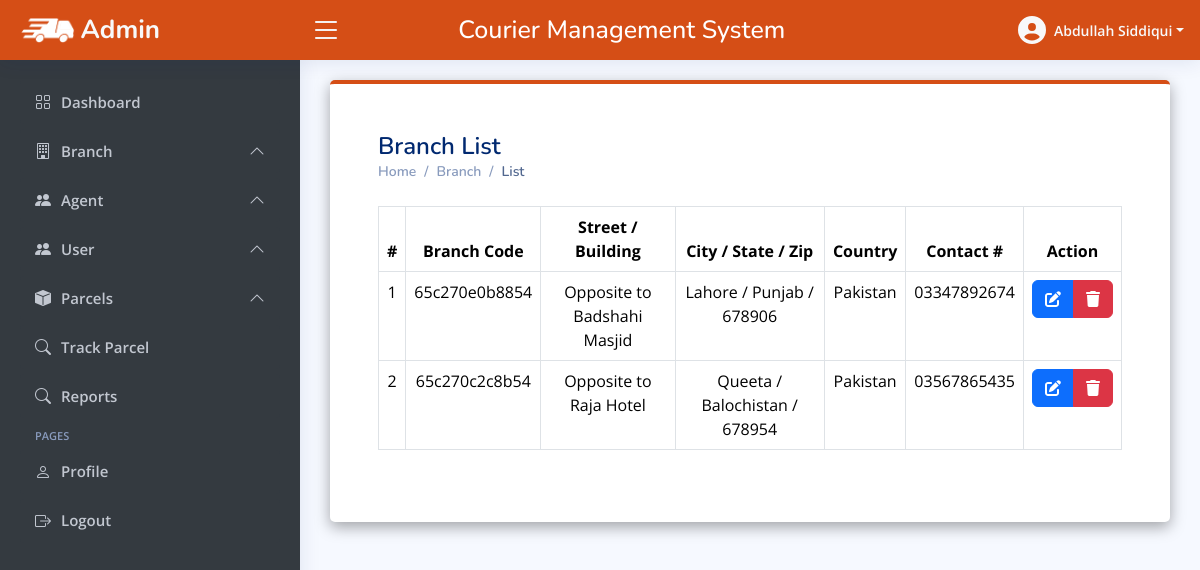
The app's page /admin/branch_list.php (signed in) with its own data.
### tables this page shows
CREATE TABLE `branches` (
  `id` int(30) NOT NULL,
  `branch_code` varchar(255) NOT NULL,
  `street` text NOT NULL,
  `city` text NOT NULL,
  `state` text NOT NULL,
  `zip_code` varchar(255) NOT NULL,
  `country` text NOT NULL,
  `contact` varchar(255) NOT NULL,
  `date_created` datetime NOT NULL DEFAULT current_timestamp()
);

### admin/branch_list.php (the view, shortened to what this page needs)
<?php
if(isset($_SESSION['email'])){
include("header.php");
include("topbar.php");
include("sidebar.php");
require("../include/connection.php");
$read = "SELECT * FROM `branches` ORDER BY id DESC;";
$result = mysqli_query($connection,$read);
if($result){
?>
<head>
</head>
  <main id="main" class="main">
  <section class="p-5" style="background-color: white; border-top: 4px solid #D54E16; border-radius: 5px; box-shadow: rgba(0, 0, 0, 0.35) 0px 5px 15px;">
    <div class="pagetitle">
      <h1>Branch List</h1>
      <nav>
        <ol class="breadcrumb">
          <li class="breadcrumb-item"><a href="index.php">Home</a></li>
          <li class="breadcrumb-item">Branch</li>
          <li class="breadcrumb-item active">List</li>
        </ol>
      </nav>
    </div>
    <section class="section my-4">
      <div class="col-lg-12">
        <table class="table table-bordered text-center">
          <thead>
            <tr>
              <th scope="col">#</th>
              <th scope="col">Branch Code</th>
			        <th scope="col">Street / Building</th>
			        <th scope="col">City / State / Zip</th>
			        <th scope="col">Country</th>
			        <th scope="col">Contact #</th>
			        <th scope="col">Action</th>
            </tr>
          </thead>
          <tbody  id="branch_tablebody">
            <?php
              if(mysqli_num_rows($result) > 0){
              $i=1;
                while($row = mysqli_fetch_assoc($result)){
                  echo "<tr>
                    <td>".$i."</td>
                    <td>".$row["branch_code"]."</td>
                    <td>".$row["street"]."</td>
                    <td>".$row["city"]." / ".$row["state"]." / ".$row["zip_code"]."</td>
                    <td>".$row["country"]."</td>
                    <td>".$row["contact"]."</td>
                    <td class='text-center'>
                    <div class='btn-group'>
                      <a href='update_branch.php?branch_id=".$row["id"]."' class='btn btn-primary btn-flat'><i class='fas fa-edit'></i></a>
                      <a href='delete_branch.php?branch_id=".$row["id"]."' class='btn btn-danger btn-flat'><i class='fas fa-trash'></i></a>
                    </div>
                    </td>
                  </tr>";
                  $i++;
                }
              }
              ?>
          </tbody>
        </table>
        <?php
          }
        ?>
      </div>
    </section>
    </section>
  </main>
  <?php
include("footer.php");
}
else{
  header("location: login.php");
}
?>

### admin/header.php (shortened to what this page needs)
<!DOCTYPE html>
<html lang="en">
<head>
  <link href="assets/vendor/bootstrap/css/bootstrap.min.css" rel="stylesheet">
  <link href="assets/vendor/bootstrap-icons/bootstrap-icons.css" rel="stylesheet">
  <link href="assets/vendor/boxicons/css/boxicons.min.css" rel="stylesheet">
  <link href="assets/vendor/quill/quill.snow.css" rel="stylesheet">
  <link href="assets/vendor/quill/quill.bubble.css" rel="stylesheet">
  <link href="assets/vendor/remixicon/remixicon.css" rel="stylesheet">
  <link href="assets/vendor/simple-datatables/style.css" rel="stylesheet">
  <link rel="stylesheet" href="https://cdnjs.cloudflare.com/ajax/libs/font-awesome/6.5.1/css/all.min.css" />
  <link href="assets/css/style.css" rel="stylesheet">
</head>
<body>

### admin/topbar.php (shortened to what this page needs)
<?php
include("header.php");
require("../include/connection.php");
$read = "SELECT * FROM `admin`;";
$result_read = mysqli_query($connection,$read);
if($result_read){
    $row = mysqli_fetch_assoc($result_read);
    $firstname = $row["firstname"];
    $lastname = $row["lastname"];
}
?>
<head>
<link rel="stylesheet" href="https://cdnjs.cloudflare.com/ajax/libs/sweetalert2/11.0.18/sweetalert2.min.css" />
</head>
<header id="header" class="header fixed-top d-flex align-items-center">
<div class="d-flex align-items-center justify-content-between">
  <a href="index.php" class="logo d-flex align-items-center">
    <img src="assets/EXpress Delivery (5).png" alt="">
    <span class="d-none d-lg-block text-light">Admin</span>
  </a>
  <i class="bi bi-list toggle-sidebar-btn text-light"></i>
</div>
<div class="mx-auto mt-2">
  <h2 class="heading">Courier Management System</h2>
</div>
<nav class="header-nav ms-auto">
  <ul class="d-flex align-items-center">
    <li class="nav-item dropdown pe-3">
      <a class="nav-link nav-profile d-flex align-items-center pe-0" href="#" data-bs-toggle="dropdown">
      <i class="fa-solid fa-circle-user fs-3 text-light"></i>
        <span class="d-none d-md-block dropdown-toggle ps-2 text-light"><?= $firstname.' '.$lastname ?></span>
      </a>
    </li>
  </ul>
</nav>
</header>

### admin/sidebar.php (shortened to what this page needs)
<?php
include("header.php");
?>
  <aside id="sidebar" class="sidebar">
    <ul class="sidebar-nav" id="sidebar-nav">
      <li class="nav-item">
        <a class="nav-link" href="index.php" style="background-color: #343A40 !important; color: #c2c7d0 !important;">
          <i class="bi bi-grid" style="color: #c2c7d0 !important;"></i>
          <span>Dashboard</span>
        </a>
      </li>
      <li class="nav-item">
        <a class="nav-link" data-bs-target="#branches" data-bs-toggle="collapse" href="#" style="background-color: #343A40 !important; color: #c2c7d0 !important;">
          <i class="bi bi-building" style="color: #c2c7d0 !important;"></i><span>Branch</span><i class="bi bi-chevron-down ms-auto" style="color: #c2c7d0 !important;"></i>
        </a>
      </li>
      <li class="nav-item">
        <a class="nav-link" data-bs-target="#agent" data-bs-toggle="collapse" href="#" style="background-color: #343A40 !important; color: #c2c7d0 !important;">
          <i class="bi bi-people-fill" style="color: #c2c7d0 !important;"></i><span>Agent</span><i class="bi bi-chevron-down ms-auto" style="color: #c2c7d0 !important;"></i>
        </a>
      </li>
      <li class="nav-item">
        <a class="nav-link" data-bs-target="#user" data-bs-toggle="collapse" href="#" style="background-color: #343A40 !important; color: #c2c7d0 !important;">
          <i class="bi bi-people-fill" style="color: #c2c7d0 !important;"></i><span>User</span><i class="bi bi-chevron-down ms-auto" style="color: #c2c7d0 !important;"></i>
        </a>
      </li>
      <li class="nav-item">
        <a class="nav-link" data-bs-target="#parcel" data-bs-toggle="collapse" href="#" style="background-color: #343A40 !important; color: #c2c7d0 !important;">
          <i class="bi bi-box-fill" style="color: #c2c7d0 !important;"></i><span>Parcels</span><i class="bi bi-chevron-down ms-auto" style="color: #c2c7d0 !important;"></i>
        </a>
      </li>
      <li class="nav-item">
        <a class="nav-link" href="track.php" style="background-color: #343A40 !important; color: #c2c7d0 !important;">
          <i class="bi bi-search" style="color: #c2c7d0 !important;"></i>
          <span>Track Parcel</span>
        </a>
      </li>
      <li class="nav-item">
        <a class="nav-link" href="reports.php" style="background-color: #343A40 !important; color: #c2c7d0 !important;">
          <i class="bi bi-search" style="color: #c2c7d0 !important;"></i>
          <span>Reports</span>
        </a>
      </li>
      <li class="nav-heading">Pages</li>
      <li class="nav-item">
        <a class="nav-link" href="profile.php" style="background-color: #343A40 !important; color: #c2c7d0 !important;">
          <i class="bi bi-person" style="color: #c2c7d0 !important;"></i>
          <span>Profile</span>
        </a>
      </li>
      <li class="nav-item">
        <a class="nav-link logout" href="#" style="background-color: #343A40 !important; color: #c2c7d0 !important;">
        <i class="bi bi-box-arrow-right" style="color: #c2c7d0 !important;"></i>
          <span>Logout</span>
        </a>
      </li>
    </ul>
  </aside>

### admin/footer.php (shortened to what this page needs)
</body>
</html>

### admin/assets/css/style.css (style rules this page uses)
:root { scroll-behavior: smooth; }
body { font-family: "Open Sans", sans-serif; background: #f6f9ff; color: #444444; }
a { color: #4154f1; text-decoration: none; }
h1, h2, h3, h4, h5, h6 { font-family: "Nunito", sans-serif; }
#main { margin-top: 60px; padding: 20px 30px; transition: all 0.3s; }
.pagetitle { margin-bottom: 10px; }
.pagetitle h1 { font-size: 24px; margin-bottom: 0; font-weight: 600; color: #012970; }
.breadcrumb { font-size: 14px; font-family: "Nunito", sans-serif; color: #899bbd; font-weight: 600; }
.breadcrumb a { color: #899bbd; transition: 0.3s; }
.breadcrumb .breadcrumb-item::before { color: #899bbd; }
.breadcrumb .active { color: #51678f; font-weight: 600; }
.logo { line-height: 1; }
@media (min-width: 1200px) { .logo { width: 280px; } }
.logo img { max-height: 26px; margin-right: 6px; }
.logo span { font-size: 26px; font-weight: 700; color: #012970; font-family: "Nunito", sans-serif; }
.header { transition: all 0.5s; z-index: 997; height: 60px; box-shadow: 0px 2px 20px rgba(1, 41, 112, 0.1); background-color: #fff; padding-left: 20px; }
.header .toggle-sidebar-btn { font-size: 32px; padding-left: 10px; cursor: pointer; color: #012970; }
.header-nav ul { list-style: none; }
.header-nav>ul { margin: 0; padding: 0; }
.header-nav .nav-profile { color: #012970; }
.header-nav .nav-profile span { font-size: 14px; font-weight: 600; }
.sidebar { position: fixed; top: 60px; left: 0; bottom: 0; width: 300px; z-index: 996; transition: all 0.3s; padding: 20px; overflow-y: auto; scrollbar-width: thin; scrollbar-color: #aab7cf transparent; box-shadow: 0px 0px 20px rgba(1, 41, 112, 0.1); background-color: #fff; }
@media (min-width: 1200px) { #main, #footer { margin-left: 300px; } }
.sidebar-nav { padding: 0; margin: 0; list-style: none; }
.sidebar-nav li { padding: 0; margin: 0; list-style: none; }
.sidebar-nav .nav-item { margin-bottom: 5px; }
.sidebar-nav .nav-heading { font-size: 11px; text-transform: uppercase; color: #899bbd; font-weight: 600; margin: 10px 0 5px 15px; }
.sidebar-nav .nav-link { display: flex; align-items: center; font-size: 15px; font-weight: 600; color: #4154f1; transition: 0.3; background: #f6f9ff; padding: 10px 15px; border-radius: 4px; }
.sidebar-nav .nav-link i { font-size: 16px; margin-right: 10px; color: #4154f1; }
.sidebar-nav .nav-link .bi-chevron-down { margin-right: 0; transition: transform 0.2s ease-in-out; }
.sidebar-nav .nav-link:not(.collapsed) .bi-chevron-down { transform: rotate(180deg); }

### admin/topbar.php (style rules this page uses)
.heading { font-size: 25px; }
header, .top-drop { background-color: #D54E16 !important; color: white !important; }

### admin/sidebar.php (style rules this page uses)
aside { background-color: #343A40 !important; color: #c2c7d0 !important; }

### records on screen
branches: branch_code "65c270e0b8854", street "Opposite to Badshahi Masjid", city "Lahore", state "Punjab", zip_code "678906", country "Pakistan", contact "03347892674"
branches: branch_code "65c270c2c8b54", street "Opposite to Raja Hotel", city "Queeta", state "Balochistan", zip_code "678954", country "Pakistan", contact "03567865435"

### other values on screen
$firstname "Abdullah"
$lastname "Siddiqui"
